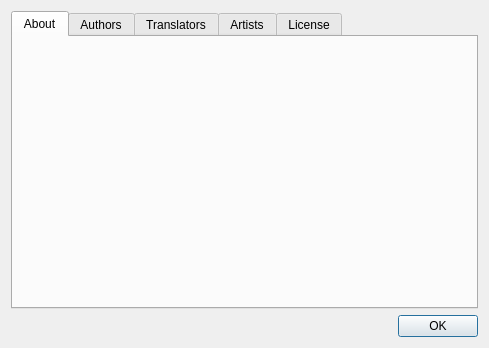
<?xml version="1.0" encoding="UTF-8"?>
<ui version="4.0">
 <class>Dialog</class>
 <widget class="QDialog" name="Dialog">
  <property name="geometry">
   <rect>
    <x>0</x>
    <y>0</y>
    <width>489</width>
    <height>348</height>
   </rect>
  </property>
  <property name="windowTitle">
   <string>About QBirthday</string>
  </property>
  <layout class="QVBoxLayout" name="verticalLayout">
   <item>
    <widget class="QTabWidget" name="tabWidget">
     <property name="currentIndex">
      <number>0</number>
     </property>
     <widget class="QWidget" name="aboutTab">
      <attribute name="title">
       <string>About</string>
      </attribute>
      <layout class="QVBoxLayout" name="verticalLayout_9">
       <item>
        <widget class="QLabel" name="imageLabel">
         <property name="text">
          <string/>
         </property>
         <property name="scaledContents">
          <bool>false</bool>
         </property>
         <property name="alignment">
          <set>Qt::AlignCenter</set>
         </property>
        </widget>
       </item>
       <item>
        <widget class="QLabel" name="nameLabel">
         <property name="font">
          <font>
           <pointsize>20</pointsize>
           <weight>75</weight>
           <bold>true</bold>
          </font>
         </property>
         <property name="text">
          <string/>
         </property>
         <property name="alignment">
          <set>Qt::AlignCenter</set>
         </property>
         <property name="openExternalLinks">
          <bool>false</bool>
         </property>
        </widget>
       </item>
       <item>
        <widget class="QLabel" name="descLabel">
         <property name="text">
          <string/>
         </property>
         <property name="alignment">
          <set>Qt::AlignCenter</set>
         </property>
        </widget>
       </item>
       <item>
        <widget class="QLabel" name="copyrightLabel">
         <property name="text">
          <string/>
         </property>
         <property name="alignment">
          <set>Qt::AlignCenter</set>
         </property>
        </widget>
       </item>
       <item>
        <widget class="QLabel" name="uriLabel">
         <property name="text">
          <string/>
         </property>
         <property name="alignment">
          <set>Qt::AlignCenter</set>
         </property>
         <property name="openExternalLinks">
          <bool>true</bool>
         </property>
        </widget>
       </item>
      </layout>
     </widget>
     <widget class="QWidget" name="authorsTab">
      <attribute name="title">
       <string>Authors</string>
      </attribute>
      <layout class="QVBoxLayout" name="verticalLayout_10">
       <item>
        <widget class="QTextEdit" name="authorsTextEdit">
         <property name="readOnly">
          <bool>true</bool>
         </property>
        </widget>
       </item>
      </layout>
     </widget>
     <widget class="QWidget" name="translatorsTab">
      <attribute name="title">
       <string>Translators</string>
      </attribute>
      <layout class="QVBoxLayout" name="verticalLayout_8">
       <item>
        <widget class="QTextEdit" name="translatorsTextEdit">
         <property name="readOnly">
          <bool>true</bool>
         </property>
        </widget>
       </item>
      </layout>
     </widget>
     <widget class="QWidget" name="ArtistsTab">
      <attribute name="title">
       <string>Artists</string>
      </attribute>
      <layout class="QVBoxLayout" name="verticalLayout_7">
       <item>
        <widget class="QTextEdit" name="artistsTextEdit">
         <property name="readOnly">
          <bool>true</bool>
         </property>
        </widget>
       </item>
      </layout>
     </widget>
     <widget class="QWidget" name="licenseTab">
      <attribute name="title">
       <string>License</string>
      </attribute>
      <layout class="QVBoxLayout" name="verticalLayout_5">
       <item>
        <widget class="QTextEdit" name="licenseTextEdit">
         <property name="readOnly">
          <bool>true</bool>
         </property>
        </widget>
       </item>
      </layout>
     </widget>
    </widget>
   </item>
   <item>
    <widget class="QDialogButtonBox" name="buttonBox">
     <property name="orientation">
      <enum>Qt::Horizontal</enum>
     </property>
     <property name="standardButtons">
      <set>QDialogButtonBox::Ok</set>
     </property>
    </widget>
   </item>
  </layout>
 </widget>
 <resources/>
 <connections>
  <connection>
   <sender>buttonBox</sender>
   <signal>accepted()</signal>
   <receiver>Dialog</receiver>
   <slot>accept()</slot>
   <hints>
    <hint type="sourcelabel">
     <x>248</x>
     <y>254</y>
    </hint>
    <hint type="destinationlabel">
     <x>157</x>
     <y>274</y>
    </hint>
   </hints>
  </connection>
  <connection>
   <sender>buttonBox</sender>
   <signal>rejected()</signal>
   <receiver>Dialog</receiver>
   <slot>reject()</slot>
   <hints>
    <hint type="sourcelabel">
     <x>316</x>
     <y>260</y>
    </hint>
    <hint type="destinationlabel">
     <x>286</x>
     <y>274</y>
    </hint>
   </hints>
  </connection>
 </connections>
</ui>
